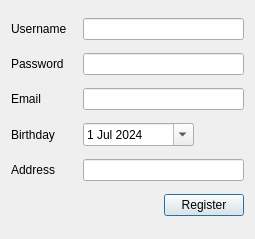
<?xml version="1.0" encoding="UTF-8"?>
<ui version="4.0">
 <class>Register</class>
 <widget class="QDialog" name="Register">
  <property name="geometry">
   <rect>
    <x>0</x>
    <y>0</y>
    <width>255</width>
    <height>239</height>
   </rect>
  </property>
  <property name="windowTitle">
   <string>Register</string>
  </property>
  <layout class="QGridLayout" name="gridLayout">
   <item row="0" column="0">
    <layout class="QHBoxLayout" name="horizontalLayout">
     <item>
      <widget class="QLabel" name="username">
       <property name="minimumSize">
        <size>
         <width>66</width>
         <height>0</height>
        </size>
       </property>
       <property name="text">
        <string>Username</string>
       </property>
      </widget>
     </item>
     <item>
      <widget class="QLineEdit" name="lineEdit"/>
     </item>
    </layout>
   </item>
   <item row="1" column="0">
    <layout class="QHBoxLayout" name="horizontalLayout_2">
     <item>
      <widget class="QLabel" name="pasword">
       <property name="minimumSize">
        <size>
         <width>66</width>
         <height>0</height>
        </size>
       </property>
       <property name="text">
        <string>Password</string>
       </property>
      </widget>
     </item>
     <item>
      <widget class="QLineEdit" name="lineEdit_2"/>
     </item>
    </layout>
   </item>
   <item row="2" column="0">
    <layout class="QHBoxLayout" name="horizontalLayout_3">
     <item>
      <widget class="QLabel" name="label_3">
       <property name="minimumSize">
        <size>
         <width>66</width>
         <height>0</height>
        </size>
       </property>
       <property name="text">
        <string>Email</string>
       </property>
      </widget>
     </item>
     <item>
      <widget class="QLineEdit" name="lineEdit_3"/>
     </item>
    </layout>
   </item>
   <item row="3" column="0">
    <layout class="QHBoxLayout" name="horizontalLayout_4">
     <item>
      <widget class="QLabel" name="label_4">
       <property name="sizePolicy">
        <sizepolicy hsizetype="Minimum" vsizetype="Preferred">
         <horstretch>0</horstretch>
         <verstretch>0</verstretch>
        </sizepolicy>
       </property>
       <property name="minimumSize">
        <size>
         <width>66</width>
         <height>0</height>
        </size>
       </property>
       <property name="text">
        <string>Birthday</string>
       </property>
      </widget>
     </item>
     <item>
      <widget class="QDateEdit" name="dateEdit">
       <property name="sizePolicy">
        <sizepolicy hsizetype="Preferred" vsizetype="Fixed">
         <horstretch>0</horstretch>
         <verstretch>0</verstretch>
        </sizepolicy>
       </property>
       <property name="minimumSize">
        <size>
         <width>111</width>
         <height>0</height>
        </size>
       </property>
       <property name="locale">
        <locale language="English" country="UnitedStates"/>
       </property>
       <property name="minimumDate">
        <date>
         <year>1752</year>
         <month>9</month>
         <day>16</day>
        </date>
       </property>
       <property name="currentSection">
        <enum>QDateTimeEdit::DaySection</enum>
       </property>
       <property name="calendarPopup">
        <bool>true</bool>
       </property>
       <property name="timeSpec">
        <enum>Qt::UTC</enum>
       </property>
       <property name="date">
        <date>
         <year>2024</year>
         <month>7</month>
         <day>1</day>
        </date>
       </property>
      </widget>
     </item>
     <item>
      <spacer name="horizontalSpacer">
       <property name="orientation">
        <enum>Qt::Horizontal</enum>
       </property>
       <property name="sizeHint" stdset="0">
        <size>
         <width>40</width>
         <height>20</height>
        </size>
       </property>
      </spacer>
     </item>
    </layout>
   </item>
   <item row="4" column="0">
    <layout class="QHBoxLayout" name="horizontalLayout_5">
     <item>
      <widget class="QLabel" name="label_5">
       <property name="minimumSize">
        <size>
         <width>66</width>
         <height>0</height>
        </size>
       </property>
       <property name="text">
        <string>Address</string>
       </property>
      </widget>
     </item>
     <item>
      <widget class="QLineEdit" name="lineEdit_5"/>
     </item>
    </layout>
   </item>
   <item row="5" column="0">
    <layout class="QHBoxLayout" name="horizontalLayout_6">
     <item>
      <spacer name="horizontalSpacer_7">
       <property name="orientation">
        <enum>Qt::Horizontal</enum>
       </property>
       <property name="sizeHint" stdset="0">
        <size>
         <width>40</width>
         <height>20</height>
        </size>
       </property>
      </spacer>
     </item>
     <item>
      <widget class="QPushButton" name="pushButton_2">
       <property name="text">
        <string>Register</string>
       </property>
      </widget>
     </item>
    </layout>
   </item>
  </layout>
 </widget>
 <resources/>
 <connections/>
</ui>
